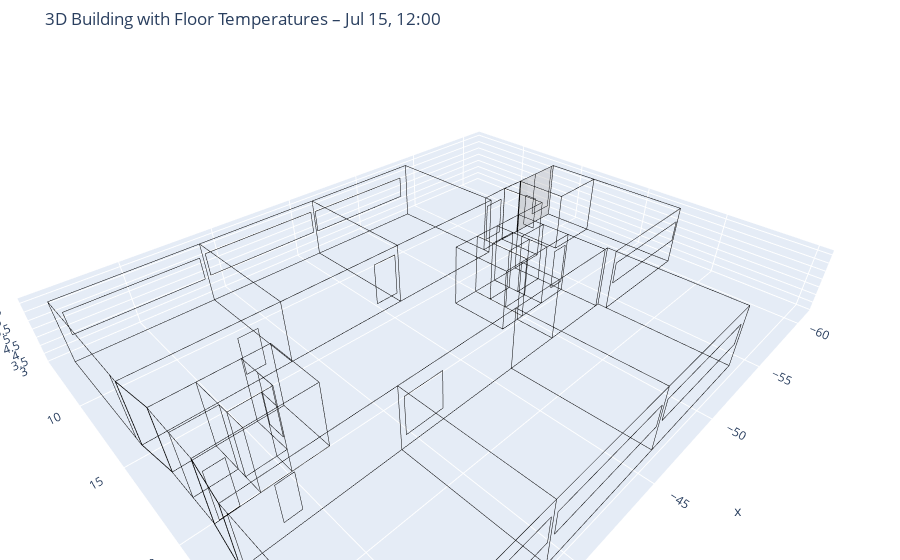

The notebook cell this image was saved under:
### Code cell
import pandas as pd
import numpy as np
import plotly.graph_objects as go
from shapely import wkt
from shapely.geometry import Polygon, MultiPolygon

# df_building = pd.read_csv(csv_input_file)
df_eplus = pd.read_csv(results_csv)

df_eplus["Date/Time"] = df_eplus["Date/Time"].str.replace("24:00:00", "00:00:00", regex=False)
df_eplus["DateTime"] = pd.to_datetime("2024 " + df_eplus["Date/Time"], format="%Y %m/%d %H:%M:%S", errors="coerce")
df_eplus.loc[df_eplus["Date/Time"].str.contains("24:00:00", na=False), "DateTime"] += pd.Timedelta(days=1)

target_time = pd.Timestamp('2024-07-15 12:00:00')
df_eplus = df_eplus.dropna(subset=["DateTime"])
row = df_eplus.iloc[(df_eplus['DateTime'] - target_time).abs().argsort()[:1]].squeeze()

zone_temp_cols = [col for col in df_eplus.columns if ":Zone Air Temperature" in col]
zone_temps = {col.split(":")[0].upper(): row[col] for col in zone_temp_cols if pd.notna(row[col])}

print(f"✅ Found {len(zone_temps)} zones with temperature data")
print(f"✅ Building elements: {len(df_building)}")

temps = list(zone_temps.values())
t_min, t_max = min(temps), max(temps)

def normalize_colors(temp):
    t = (temp - t_min) / (t_max - t_min) if t_max > t_min else 0.5
    r, g, b = int(t * 255), 0, int((1 - t) * 255)
    return f"rgb({r},{g},{b})"

df_parent_id = df_building[df_building['parent_id'].notna()]
df_related_to = df_building[df_building['related_to'].notna()]
df_surface_type = df_building[df_building['thematic_surface'].notna()]
floors = ['floor']
df_floor = df_building[df_building['thematic_surface'].str.lower().isin(floors)]
ceilings = ['ceiling']
df_ceiling = df_building[df_building['thematic_surface'].str.lower().isin(ceilings)]
door = ['door']
window = ['window']
df_door = df_building[df_building['thematic_surface'].str.lower().isin(door)]
df_window = df_building[df_building['thematic_surface'].str.lower().isin(window)]

rooms = df_building[df_building['thematic_surface'].str.lower() == 'room']
element_id = df_building[df_building['element_id'].notna()]

wall_types = ['external', 'party_wall', 'external_with_hole', 'party_wall_with_hole', 'closure']
df_wall = df_building[df_building['thematic_surface'].str.lower().isin(wall_types)]
element_id_walls = df_building[df_building['element_id'].astype(str).str.lower().isin(wall_types)]

mesh_traces = []
wireframe_traces = []

for _, row in df_building.iterrows():
    wkt_str = row.get('geometry_wkt') or row.get('GEOMETRY_WKT')
    if not isinstance(wkt_str, str) or not wkt_str.strip():
        continue
    try:
        geom = wkt.loads(wkt_str)
    except Exception:
        continue

    geometries = [geom] if isinstance(geom, Polygon) else list(geom.geoms) if isinstance(geom, MultiPolygon) else []
    for poly in geometries:
        if not poly.exterior:
            continue

        coords = list(poly.exterior.coords)
        if len(coords) < 3:
            continue
        x, y, z = zip(*coords)

        zone_id = str(row.get('parent_id')).strip().upper()
        zone_name = f"ZONE_{zone_id}"
        surface_type = str(row.get("thematic_surface", "")).lower()

        if surface_type == "floor" and zone_name in zone_temps:
            temp = zone_temps[zone_name]
            color = normalize_colors(temp)
        else:
            color = "lightgray"

        # Mesh for everything (floor colored, rest gray)
        mesh_traces.append(go.Mesh3d(
            x=x, y=y, z=z,
            color=color,
            opacity=0.88 if surface_type == "floor" else 0.15,
            alphahull=0,
            showscale=False,
            name=f"{zone_name}" if surface_type == "floor" else surface_type
        ))

        # Wireframe for clarity
        wireframe_traces.append(go.Scatter3d(
            x=x, y=y, z=z,
            mode="lines",
            line=dict(color="black", width=1),
            showlegend=False
        ))

fig = go.Figure(data=mesh_traces + wireframe_traces)
fig.update_layout(
    title=f"3D Building with Floor Temperatures – {target_time.strftime('%b %d, %H:%M')}",
    scene=dict(aspectmode="data"),
    margin=dict(l=0, r=0, t=50, b=0),
    legend=dict(orientation="h", y=-0.1, x=0.5, xanchor='center')
)
fig.show()

print(f"✅ Zones with temperatures: {len(zone_temps)}")
print(f"✅ Geometry entries plotted: {len(mesh_traces)}")
